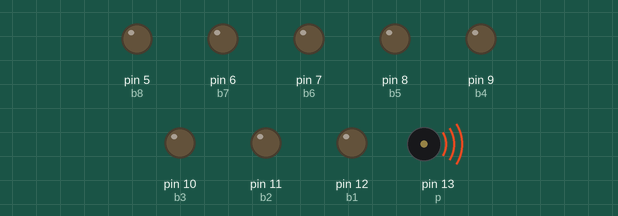
Bench run of a sketch on a simulated Arduino Uno, built with avr-gcc and run on an emulated ATmega328P. Shown: output pins drawn as LEDs (lit = HIGH), buzzer (waves = sounding).

Above: at 0.1 s.
Timing chart, 0 to 1.6 s (numbered marks = the images above):
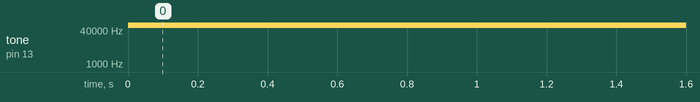

The sketch:

muz_klav.ino
```cpp
int b1 = 12;
int b2 = 11;
int b3 = 10;
int b4 = 9;
int b5 = 8;
int b6 = 7;
int b7 = 6;
int b8 = 5;

int p =  13;

void setup() {
pinMode(b1, OUTPUT);
pinMode(b2, OUTPUT);
pinMode(b3, OUTPUT);
pinMode(b4, OUTPUT);
pinMode(b5, OUTPUT);
pinMode(b6, OUTPUT);
pinMode(b7, OUTPUT);
pinMode(b8, OUTPUT);

pinMode(p, OUTPUT);

Serial.begin(9600);


}

void loop() {
  if (digitalRead(b1)== HIGH)
  {
    tone(p, 261);
    delay(500);
    }
    else if (digitalRead(b2)== HIGH )
    {
      tone(p, 293);
      delay(500);
      }
      else if (digitalRead(b3)== HIGH )
    {
      tone(p, 329);
      delay(500);
      }
      else if (digitalRead(b4)== HIGH )
    {
      tone(p,349 );
      delay(500);
      }
      else if (digitalRead(b5)== HIGH )
    {
      tone(p, 440);
      delay(500);
      }
else if (digitalRead(b6)== HIGH )
    {
      tone(p, 466);
      delay(500);
      }
else if (digitalRead(b7)== HIGH )
    {
      tone(p, 494);
      delay(500);
      }
      else if (digitalRead(b8)== HIGH )
    {
      tone(p, 554);
      delay(500);
      }
      tone(p, -1);
  }
```

Measured:
- by itself, tone on pin 13 (p): silent → 65535 Hz at 0.00 s
